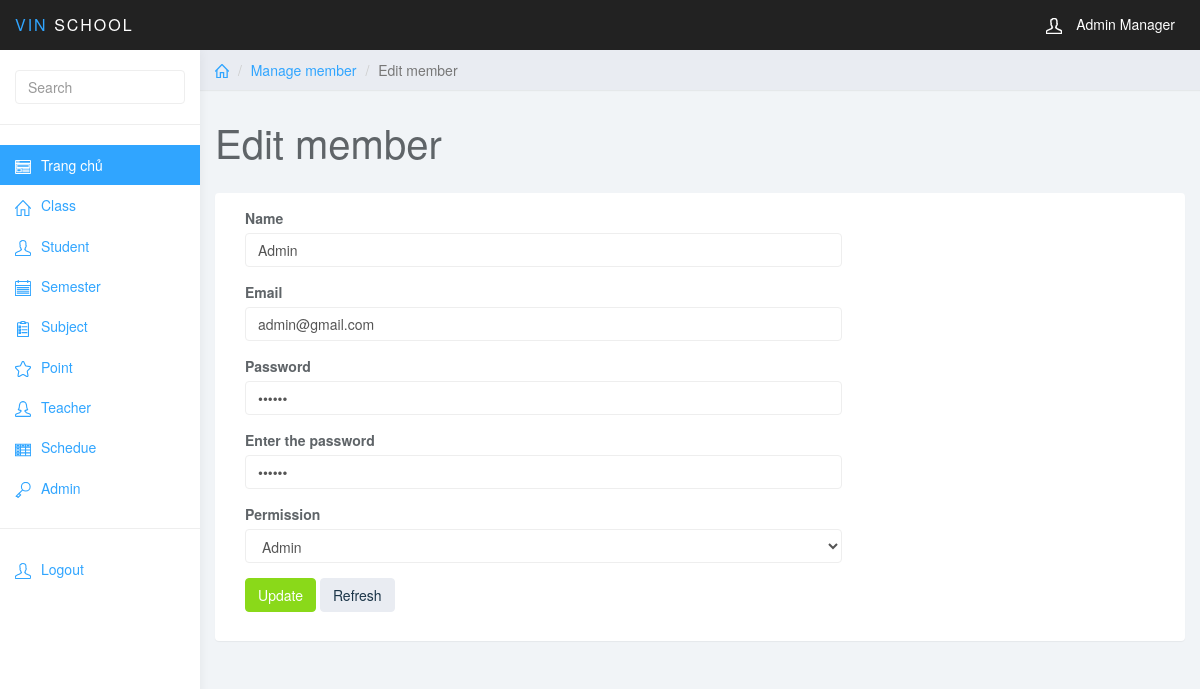
The page /index.php?page_layout=edit-user&user_id=2 (signed in) on the database its author committed.
### tables this page shows
CREATE TABLE `user` (
  `user_id` int(11) NOT NULL,
  `user_full` varchar(255) NOT NULL,
  `user_mail` varchar(255) NOT NULL,
  `user_pass` varchar(255) NOT NULL,
  `user_level` int(1) NOT NULL
);

### edit_user.php (the view, shortened to what this page needs)
<?php
$user_id = $_GET["user_id"];
?>
	<div class="col-sm-9 col-sm-offset-3 col-lg-10 col-lg-offset-2 main">
		<div class="row">
			<ol class="breadcrumb">
                <li><a href="#"><svg class="glyph stroked home"><use xlink:href="#stroked-home"></use></svg></a></li>
                <li><a href="">Manage member</a></li>
				<li class="active">Edit member</li>
			</ol>
		</div>
		<div class="row">
			<div class="col-lg-12">
				<h1 class="page-header">Edit member</h1>
			</div>
        </div>
        <div class="row">
                <div class="col-lg-12">
                    <div class="panel panel-default">
                        <div class="panel-body">
                            <div class="col-md-8">
                            	<?php
                            		$sql = "SELECT * FROM user WHERE user_id='$user_id'";
                            		$query = mysqli_query($conn,$sql);
                                    while($row = mysqli_fetch_array($query)){
                            	 ?>
                                <form role="form" method="post">
                                <div class="form-group">
                                    <label>Name</label>
                                    <input name="user_full" required class="form-control" placeholder="" value="<?php echo $row['user_full'] ?>">
                                </div>
                                <div class="form-group">
                                    <label>Email</label>
                                    <input name="user_mail" required type="text" class="form-control" value="<?php echo $row['user_mail'] ?>">
                                </div>
                                <div class="form-group">
                                    <label>Password</label>
                                    <input name="user_pass" required type="password"  class="form-control" value="<?php echo $row['user_pass'] ?>">
                                </div>
                                <div class="form-group">
                                    <label>Enter the password</label>
                                    <input name="user_re_pass" required type="password"  class="form-control" value="<?php echo $row['user_pass'] ?>">
                                </div>
                                <div class="form-group">
                                    <label>Permission</label>
                                    <select name="user_level" class="form-control">
                                        <option <?php if($row['user_level']==1){echo "selected";} ?> value=1>Admin</option>
                                    </select>
                                </div>
                                <button name="sbm" type="submit" class="btn btn-success">Update</button>
                                <button type="reset" class="btn btn-default">Refresh</button>
                                 <?php
                                    }
                                ?>
                            </div>
                        </div>
                    </div>
                </div>
            </div>
	</div>

### css/styles.css (style rules this page uses)
body { background: #f1f4f7; padding-top: 50px; color: #5f6468; }
a, a:hover, a:focus { color: #30a5ff; }
h1, h2, h3, h4, h5, h6 { color: #5f6468; }
h1 { font-weight: 300; font-size: 40px; }
.form-control { border: 1px solid #eee; box-shadow: none; }
.btn-default, .btn-default:hover, .btn-default:focus, .btn-default:active, .btn-default.active, .open > .dropdown-toggle.btn-default, .btn-default.disabled, .btn-default[disabled], fieldset[disabled] .btn-default, .btn-default.disabled:hover, .btn-default[disabled]:hover, fieldset[disabled] .btn-default:hover, .btn-default.disabled:focus, .btn-default[disabled]:focus, fieldset[disabled] .btn-default:focus, .btn-default.disabled:active, .btn-default[disabled]:active, fieldset[disabled] .btn-default:active, .btn-default.disabled.active, .btn-default[disabled].active, fieldset[disabled] .btn-default.active { background-color: #e9ecf2; border-color: #e9ecf2; color: #1b3548; }
.btn-success, .btn-success:hover, .btn-success:focus, .btn-success:active, .btn-success.active, .open > .dropdown-toggle.btn-success, .btn-success.disabled, .btn-success[disabled], fieldset[disabled] .btn-success, .btn-success.disabled:hover, .btn-success[disabled]:hover, fieldset[disabled] .btn-success:hover, .btn-success.disabled:focus, .btn-success[disabled]:focus, fieldset[disabled] .btn-success:focus, .btn-success.disabled:active, .btn-success[disabled]:active, fieldset[disabled] .btn-success:active, .btn-success.disabled.active, .btn-success[disabled].active, fieldset[disabled] .btn-success.active { background-color: #8ad919; border-color: #8ad919; }
.panel { border: 0; }
.breadcrumb { border-radius: 0; padding: 10px 15px; background: #e9ecf2; box-shadow: 0 1px 1px rgba(0, 0, 0, .05); margin: 0 ; }
h1.page-header { margin-top: 30px; border-bottom: 0; }
.breadcrumb .glyph { height: 14px; width: 14px; margin: -2px 0 0 0; stroke-width: 4px; }

### rows shown on the page
user: user_full "Admin", user_mail "admin@gmail.com", user_level "Admin"
